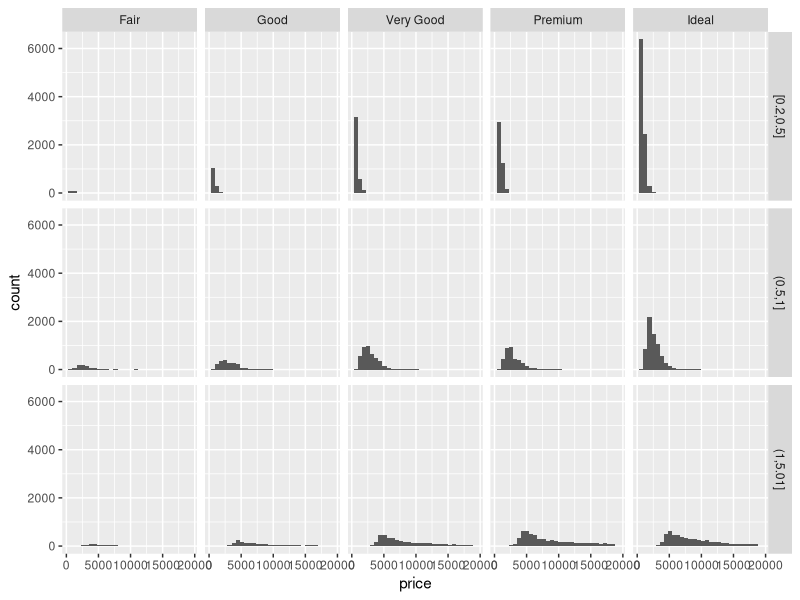
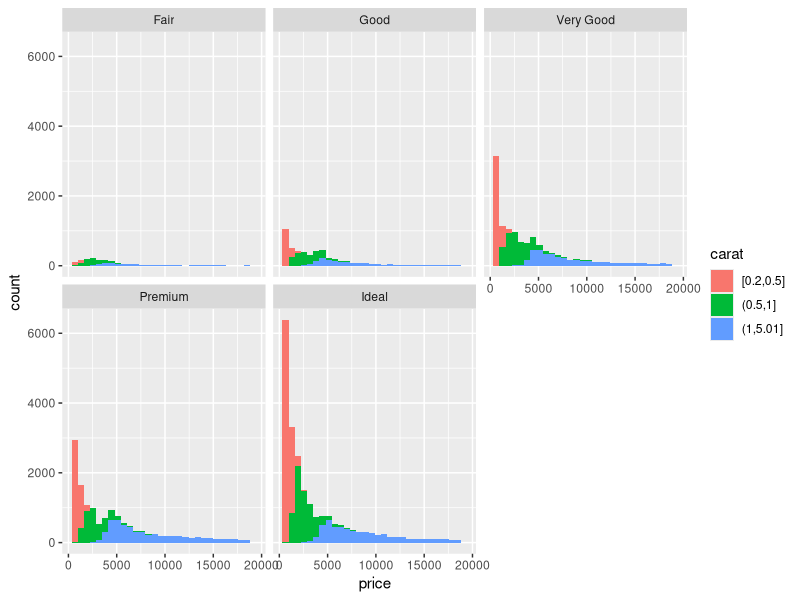
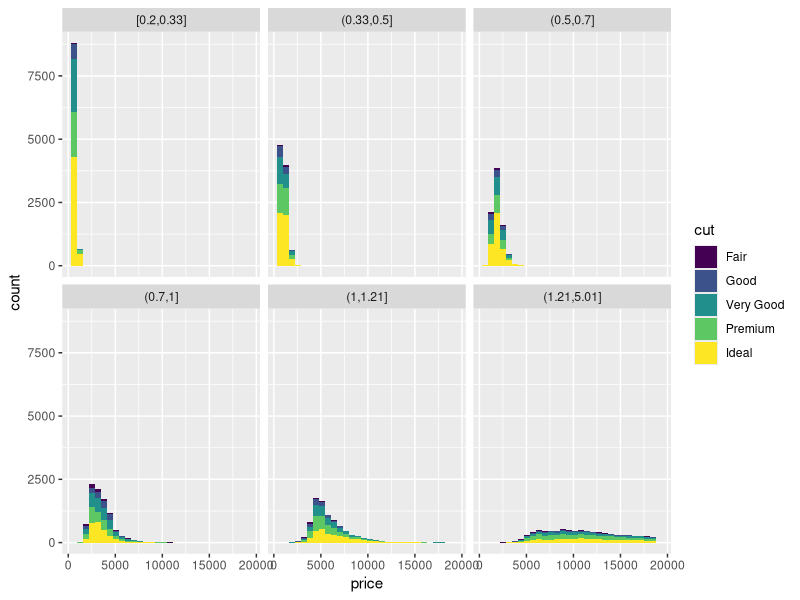
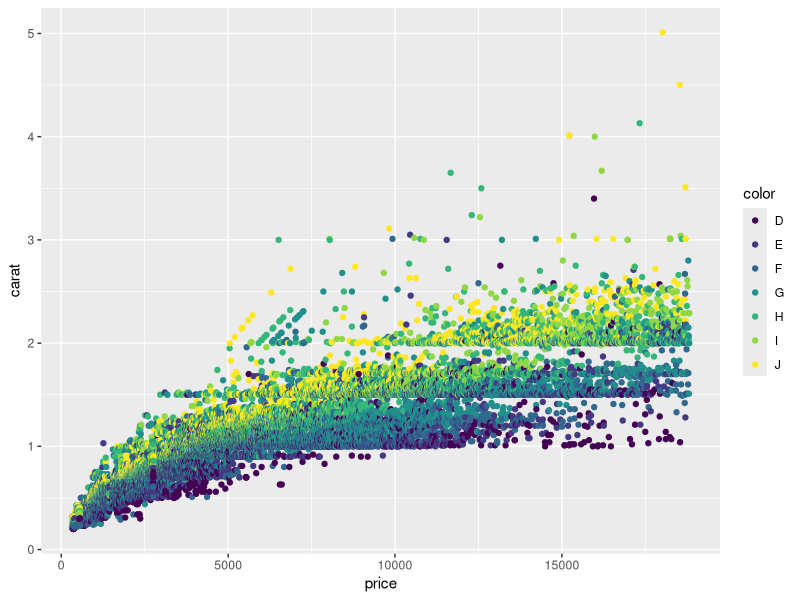
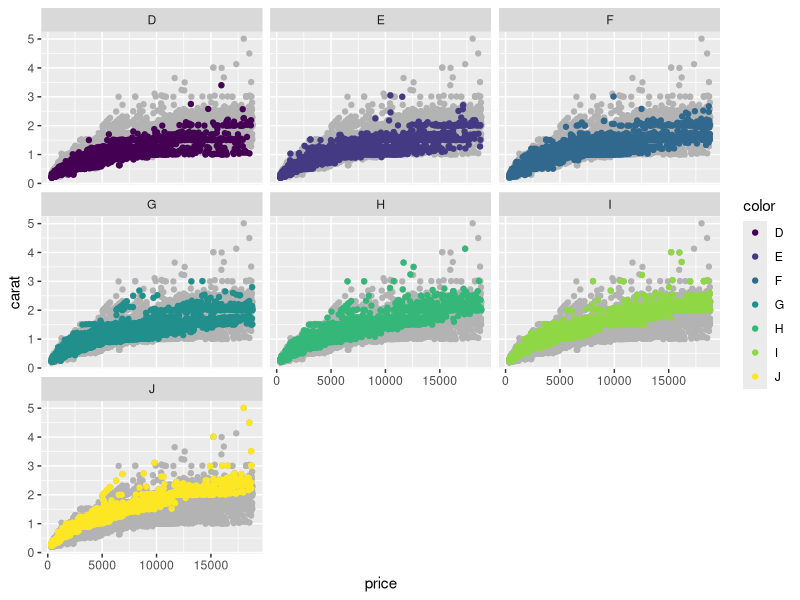
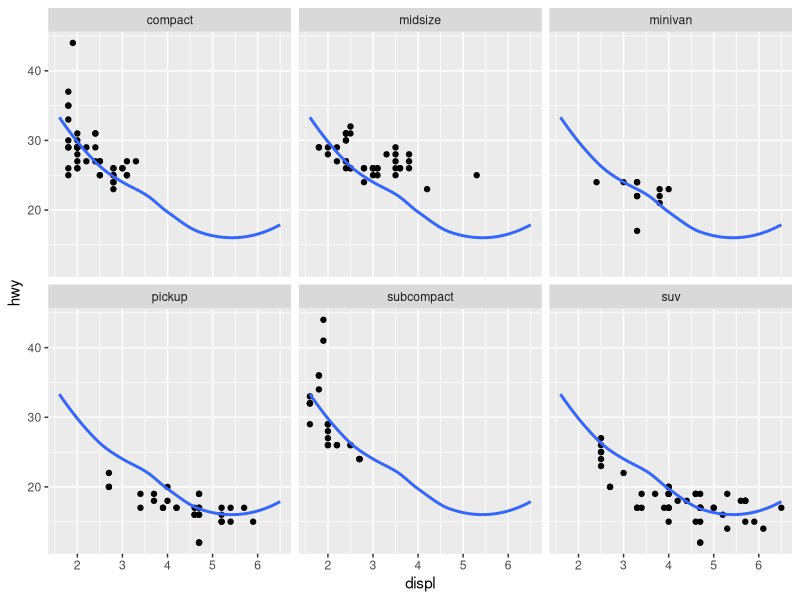

Source code (R) for these figures, in order:
## ---- chunk 1
knitr::opts_chunk$set(echo = TRUE)
library(ggplot2)
library(dplyr)
## ---- chunk 2
# 3 bins containing equal number of points (carat):
diamonds$carat_n <- cut_number(diamonds$carat,3)
ggplot(diamonds,aes(price)) + geom_histogram() + facet_grid(carat_n ~ cut )
## ---- chunk 3
ggplot(diamonds,aes(price,fill=carat_n)) + geom_histogram() + facet_wrap(~cut) + labs(fill="carat")
## ---- chunk 4
diamonds$carat_n <- cut_number(diamonds$carat,6)
ggplot(diamonds,aes(price,fill=cut)) + geom_histogram() + facet_wrap(~carat_n) 
## ---- chunk 5
ggplot(diamonds,aes(price,carat,color=color)) + geom_point()
## ---- chunk 6
diamonds2 <- select(diamonds,-color)
ggplot(diamonds,aes(price,carat)) + geom_point(data=diamonds2,color="grey70") + geom_point(aes(color=color)) + facet_wrap(~color)
## ---- chunk 7
mpg2 <- subset(mpg, cyl !=5 & drv %in% c("4","f") & class != "2seater")
p <- ggplot(mpg2,aes(displ,hwy)) + geom_point() + geom_smooth(data=select(mpg2,c("hwy","displ")),se=FALSE)
p + facet_wrap(~class)
